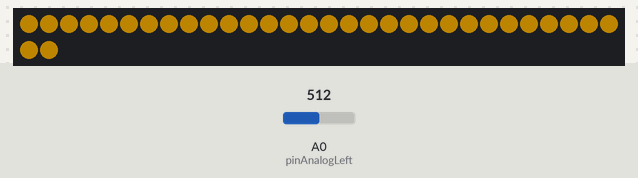
Simulated run of this sketch. Board: Arduino Uno, built with avr-gcc and run on an emulated ATmega328P. Shown: 32 RGB LEDs in strip order, left to right, continuing on the next row. The test bench sets the inputs (shaded band); at power-on: A0 (pinAnalogLeft) = 512. Dim RGB values are drawn brighter than linear.

Above: at 1.2 s.
1.3 s: A0 (pinAnalogLeft) set to 122
At 2.24 s:
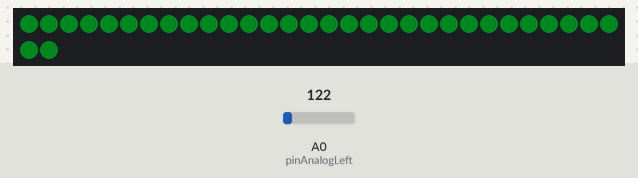
3.1 s: A0 (pinAnalogLeft) set to 265
At 5.14 s:
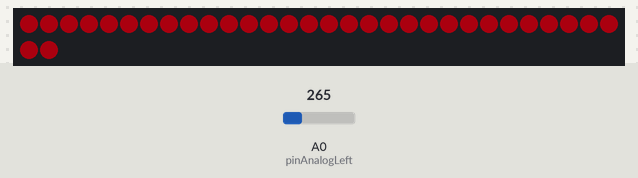
5.4 s: A0 (pinAnalogLeft) set to 511
At 9.4 s:
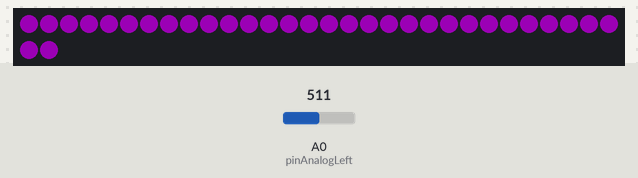

The sketch:

DJbas.ino
```cpp
// (licence header left out)
// FastLED
#include "MSGEQ7.h"
#include <FastLED.h>

#define DATA_PIN 3
#define COLOR_ORDER BRG
#define CHIPSET     WS2811
#define NUM_LEDS    32

#define BRIGHTNESS  255  // reduce power consumption
#define LED_DITHER  255  // try 0 to disable flickering
#define CORRECTION  TypicalLEDStrip

CRGB leds[NUM_LEDS]; // Define the array of leds

					 // MSGEQ7
#include "MSGEQ7.h"
#define pinAnalogLeft A0
#define pinAnalogRight A0
#define pinReset 6
#define pinStrobe 4
#define MSGEQ7_INTERVAL ReadsPerSecond(50)
#define MSGEQ7_SMOOTH true

CMSGEQ7<MSGEQ7_SMOOTH, pinReset, pinStrobe, pinAnalogLeft, pinAnalogRight> MSGEQ7;

void setup() {
	// FastLED setup
	FastLED.addLeds<CHIPSET, DATA_PIN, COLOR_ORDER>(leds, NUM_LEDS).setCorrection(CORRECTION);
	FastLED.setBrightness(BRIGHTNESS);
	FastLED.setDither(LED_DITHER);
	FastLED.show(); // needed to reset leds to zero

					// This will set the IC ready for reading
	MSGEQ7.begin();
}
uint8_t gHue = 0;
void loop() {
	// Analyze without delay
	bool newReading = MSGEQ7.read(MSGEQ7_INTERVAL);

	// Led strip output
	if (newReading) {
		// visualize the average bass of both channels
		uint8_t val = MSGEQ7.get(MSGEQ7_BASS);

		// Reduce noise
		val = mapNoise(val);

		// Visualize leds to the beat
		CRGB color = CHSV(gHue, 255, 255);
		color.nscale8_video(val);
		fill_solid(leds, NUM_LEDS, color);

		// Update Leds
		FastLED.show();
	}
	EVERY_N_MILLIS(20) { gHue++; }
}
```

MSGEQ7.cpp
```cpp
// (licence header left out)
//}
```

MSGEQ7.h
```cpp
// (licence header left out)
// Include guard
#pragma once

// Software version
#define MSGEQ7_VERSION 121

// Needed for digitalRead(), analogRead() and micros()
#include <Arduino.h>

//================================================================================
// MSGEQ7
//================================================================================

// Use (optional) full 10 bit analog readings for MSGEQ7
// TODO make this more useful with DUE an >10 bit ADC
//#define MSGEQ7_10BIT

// FPS makro
#define ReadsPerSecond(f) (1000000UL / (f))

// Basic frequencys definitions (0-6 valid, 7 channels)
#define MSGEQ7_0 0
#define MSGEQ7_1 1
#define MSGEQ7_2 2
#define MSGEQ7_3 3
#define MSGEQ7_4 4
#define MSGEQ7_5 5
#define MSGEQ7_6 6
#define MSGEQ7_BASS 0
#define MSGEQ7_LOW 0
#define MSGEQ7_MID 3
#define MSGEQ7_HIGH 5

// Resolution dependant settings
#ifdef MSGEQ7_10BIT
typedef uint16_t MSGEQ7_data_t;
#define MSGEQ7_IN_MIN 80
#define MSGEQ7_IN_MAX 1023
#define MSGEQ7_OUT_MIN 0
#define MSGEQ7_OUT_MAX 1023
#else
typedef uint8_t MSGEQ7_data_t;
#define MSGEQ7_IN_MIN 20
#define MSGEQ7_IN_MAX 255
#define MSGEQ7_OUT_MIN 0
#define MSGEQ7_OUT_MAX 255
#endif

// Tools TODO better name?
inline MSGEQ7_data_t mapNoise(MSGEQ7_data_t x, MSGEQ7_data_t in_min = MSGEQ7_IN_MIN, MSGEQ7_data_t in_max = MSGEQ7_IN_MAX,
	MSGEQ7_data_t out_min = MSGEQ7_OUT_MIN, MSGEQ7_data_t out_max = MSGEQ7_OUT_MAX);

template <uint8_t smooth, uint8_t resetPin, uint8_t strobePin, uint8_t firstAnalogPin, uint8_t ...analogPins>
class CMSGEQ7 {
public:
	CMSGEQ7(void);

	// functions to get the IC ready for reading
	void begin(void);
	void end(void);
	void reset(void);

	// functions to read the IC values and save them to the internal array
	bool read(void);
	bool read(const uint32_t interval);

	// function for the user to access the values
	MSGEQ7_data_t get(const uint8_t frequency, const uint8_t channel);
	MSGEQ7_data_t get(const uint8_t frequency);
	MSGEQ7_data_t getVolume(uint8_t channel);
	MSGEQ7_data_t getVolume(void);

private:
	// Array of all input values
	struct frequency {
		MSGEQ7_data_t pin[1 + sizeof...(analogPins)];
	};
	frequency frequencies[7];

	void nop(...) {
		// little hack to take as many arguments as possible
		// to execute several functions for the analogPins
	}
};

// implementation inline, moved to another .hpp file
#include "MSGEQ7.hpp"
```

MSGEQ7.hpp
```cpp
// (licence header left out)
// include guard
#pragma once


//================================================================================
// Tools
//================================================================================

MSGEQ7_data_t mapNoise(MSGEQ7_data_t x, MSGEQ7_data_t in_min, MSGEQ7_data_t in_max, MSGEQ7_data_t out_min, MSGEQ7_data_t out_max)
{
	// if input is smaller/bigger than expected return the min/max out ranges value
	if (x < in_min)
		return out_min;
	else if (x > in_max)
		return out_max;

	// map the input to the output range.
	// round up if mapping bigger ranges to smaller ranges
	else  if ((in_max - in_min) > (out_max - out_min))
		return (uint16_t)(x - in_min) * (out_max - out_min + 1) / (in_max - in_min + 1) + out_min;
	// round down if mapping smaller ranges to bigger ranges
	else
		return (uint16_t)(x - in_min) * (out_max - out_min) / (in_max - in_min) + out_min;
}


//================================================================================
// MSGEQ7
//================================================================================

// initialize the instance's variables
template <uint8_t smooth, uint8_t resetPin, uint8_t strobePin, uint8_t firstAnalogPin, uint8_t ...analogPins>
CMSGEQ7<smooth, resetPin, strobePin, firstAnalogPin, analogPins ...>::
CMSGEQ7(void)
{
	// empty
}


//================================================================================
// IC setup
//================================================================================

template <uint8_t smooth, uint8_t resetPin, uint8_t strobePin, uint8_t firstAnalogPin, uint8_t ...analogPins>
void CMSGEQ7<smooth, resetPin, strobePin, firstAnalogPin, analogPins ...>::
begin(void) {
	// do whatever is required to initialize the IC
	pinMode(resetPin, OUTPUT);
	pinMode(strobePin, OUTPUT);
	pinMode(firstAnalogPin, INPUT);
	nop((pinMode(analogPins, INPUT), 0)...);
}

template <uint8_t smooth, uint8_t resetPin, uint8_t strobePin, uint8_t firstAnalogPin, uint8_t ...analogPins>
void CMSGEQ7<smooth, resetPin, strobePin, firstAnalogPin, analogPins ...>::
end(void) {
	// set pins to input again to safely remove connections if needed
	pinMode(resetPin, INPUT);
	pinMode(strobePin, INPUT);
	pinMode(firstAnalogPin, INPUT);
	nop((pinMode(analogPins, INPUT), 0)...);
}

template <uint8_t smooth, uint8_t resetPin, uint8_t strobePin, uint8_t firstAnalogPin, uint8_t ...analogPins>
void CMSGEQ7<smooth, resetPin, strobePin, firstAnalogPin, analogPins ...>::
reset(void) {
	// only this setting seems to works properly
	digitalWrite(strobePin, LOW);
	digitalWrite(resetPin, HIGH);
	digitalWrite(resetPin, LOW);
}


//================================================================================
// read
//================================================================================

template <uint8_t smooth, uint8_t resetPin, uint8_t strobePin, uint8_t firstAnalogPin, uint8_t ...analogPins>
bool CMSGEQ7<smooth, resetPin, strobePin, firstAnalogPin, analogPins ...>::
read(void) {
	// reset the IC frequently, otherwise it will get out of sync after a while
	reset();

	// read all 7 channels
	// 63Hz, 160Hz, 400Hz, 1kHz, 2.5kHz, 6.25KHz, 16kHz
	for (uint8_t i = 0; i < 7; i++) {
		// trigger next value
		digitalWrite(strobePin, HIGH);
		digitalWrite(strobePin, LOW);

		// allow the output to settle
		delayMicroseconds(36);

		// read pins with 8 bit resolution
		frequency f = (frequency) {
#ifdef MSGEQ7_10BIT
			analogRead(firstAnalogPin),
				analogRead(analogPins)...
#else
			MSGEQ7_data_t(analogRead(firstAnalogPin) >> 2),
				MSGEQ7_data_t(analogRead(analogPins) >> 2)...
#endif
		};

		// Save smooth values
		if (smooth) {
			for (uint8_t p = 0; p < (1 + sizeof...(analogPins)); p++) {
				// Round up if value increases
				if (frequencies[i].pin[p] < f.pin[p])
					frequencies[i].pin[p]++;

				// Smooth value
				frequencies[i].pin[p] = uint16_t(frequencies[i].pin[p] * smooth + f.pin[p] * (255 - smooth)) / 255;
			}
		}
		// Save peek values
		else
			frequencies[i] = f;

	}
	return true;
}

template <uint8_t smooth, uint8_t resetPin, uint8_t strobePin, uint8_t firstAnalogPin, uint8_t ...analogPins>
bool CMSGEQ7<smooth, resetPin, strobePin, firstAnalogPin, analogPins ...>::
read(const uint32_t interval) {
	// Read without delay
	// TODO use static variable??
	static uint32_t prevMicros = 0;
	uint32_t currentMicros = micros();
	if ((currentMicros - prevMicros) > interval) {
		prevMicros = currentMicros;

		// Analyze
		read();
		return true;
	}
	return false;
}


//================================================================================
// get values
//================================================================================

template <uint8_t smooth, uint8_t resetPin, uint8_t strobePin, uint8_t firstAnalogPin, uint8_t ...analogPins>
MSGEQ7_data_t CMSGEQ7<smooth, resetPin, strobePin, firstAnalogPin, analogPins ...>::
get(const uint8_t frequency, const uint8_t channel) {
	// dont read out of bounds
	if (frequency >= 7 || channel >= (1 + sizeof...(analogPins)))
		return 0;

	// returns the last measurement
	return frequencies[frequency].pin[channel];
}

template <uint8_t smooth, uint8_t resetPin, uint8_t strobePin, uint8_t firstAnalogPin, uint8_t ...analogPins>
MSGEQ7_data_t CMSGEQ7<smooth, resetPin, strobePin, firstAnalogPin, analogPins ...>::
get(const uint8_t frequency) {
	// dont read out of bounds
	if (frequency >= 7)
		return 0;

	// go through all channels/pins and add measured values
	uint16_t average = 0;
	for (uint8_t p = 0; p < (1 + sizeof...(analogPins)); p++)
		average += frequencies[frequency].pin[p];

	// return the average of all channels
	return (average / (1 + sizeof...(analogPins)));
}

template <uint8_t smooth, uint8_t resetPin, uint8_t strobePin, uint8_t firstAnalogPin, uint8_t ...analogPins>
MSGEQ7_data_t CMSGEQ7<smooth, resetPin, strobePin, firstAnalogPin, analogPins ...>::
getVolume(uint8_t channel) {
	// dont read out of bounds
	if (channel >= (1 + sizeof...(analogPins)))
		return 0;

	// add all frequencies of a single channel to the overall volume
	uint16_t vol = 0;
	for (uint8_t i = 0; i < 7; i++)
		vol += frequencies[i].pin[channel];

	// return the average of this channels
	return vol / 7;
}

template <uint8_t smooth, uint8_t resetPin, uint8_t strobePin, uint8_t firstAnalogPin, uint8_t ...analogPins>
MSGEQ7_data_t CMSGEQ7<smooth, resetPin, strobePin, firstAnalogPin, analogPins ...>::
getVolume(void) {
	// add all frequencies of all channels to the overall volume
	uint16_t vol = 0;
	for (uint8_t i = 0; i < 7; i++)
		vol += get(i);

	// return the average of all channels
	return vol / 7;
}
```
